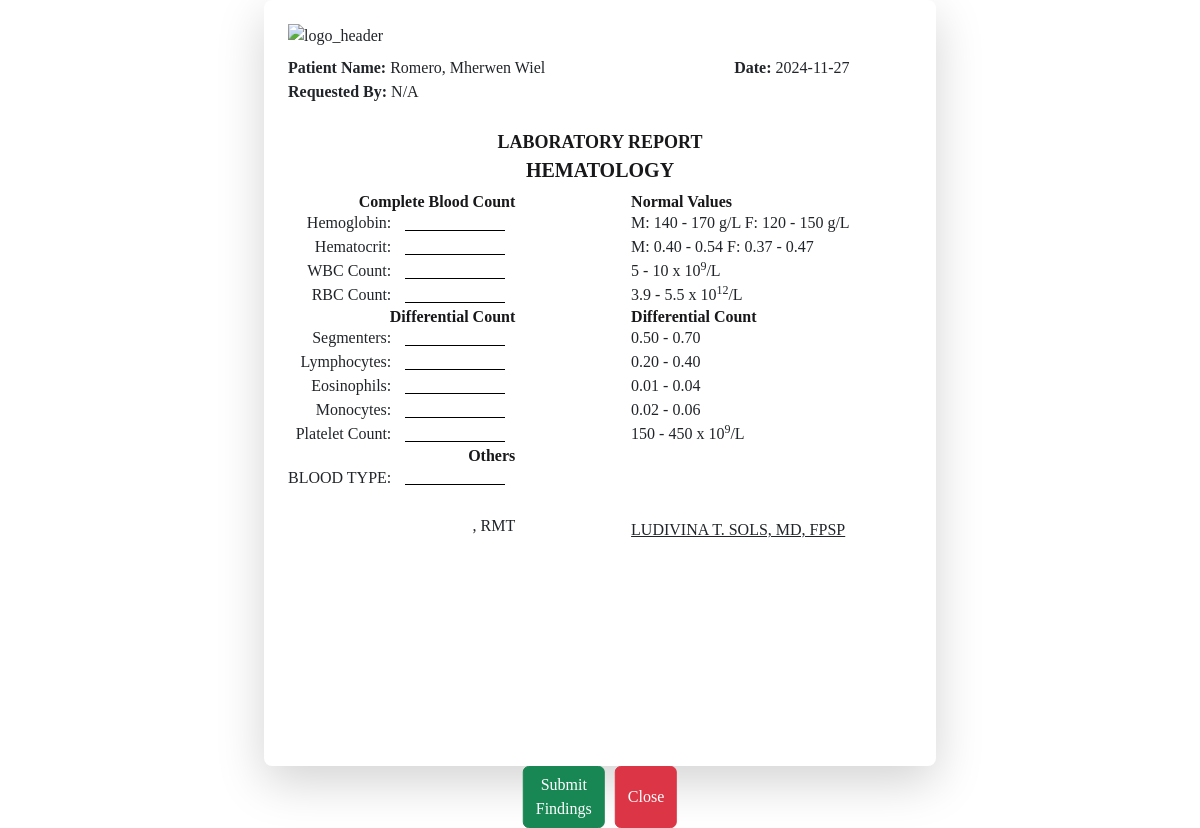
The app's page /doctor/docs/hematology.php?appointmentId=57 (signed in), older data.
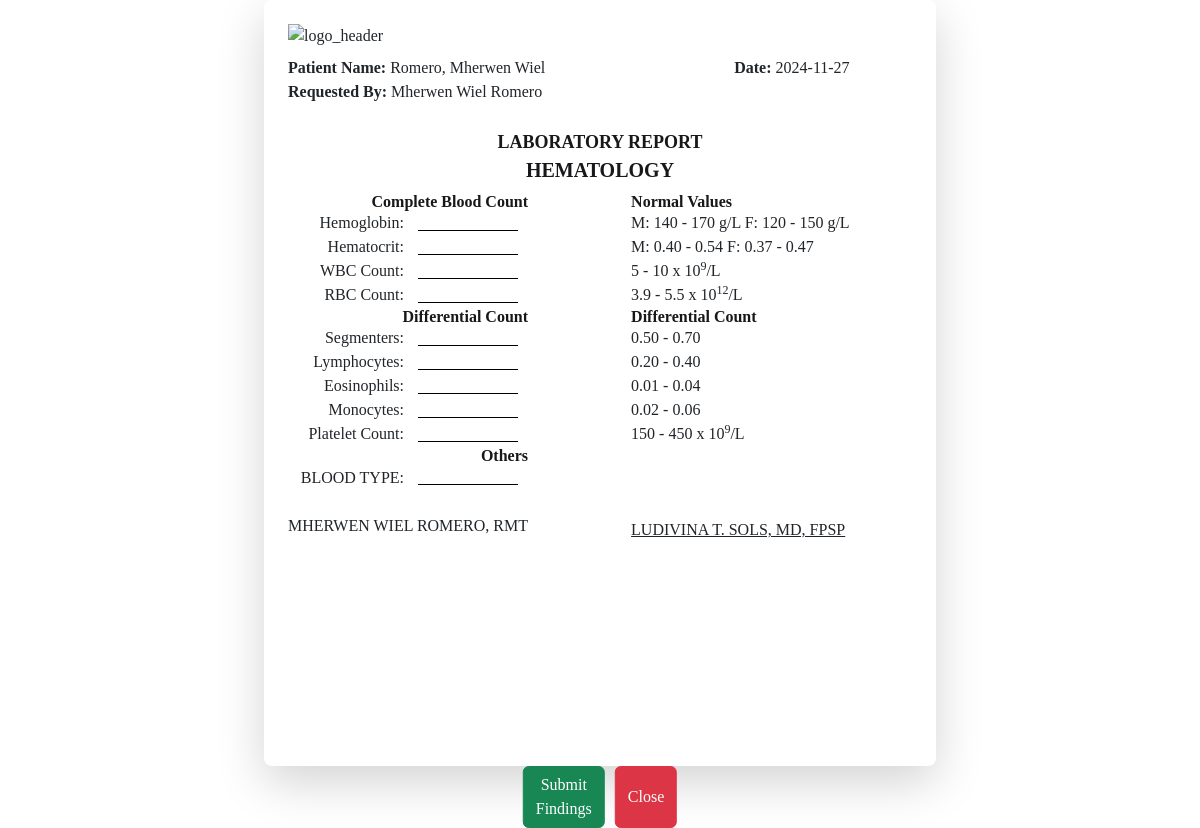
The same page, newer data.
### tables this page shows
CREATE TABLE `doctor` (
  `employee_id` varchar(255) NOT NULL,
  `firstname` varchar(255) NOT NULL,
  `lastname` varchar(255) NOT NULL,
  `username` varchar(255) NOT NULL,
  `email` varchar(255) NOT NULL,
  `password` varchar(255) NOT NULL,
  `profile_img` varchar(255) DEFAULT NULL,
  `department_id` int(11) DEFAULT NULL,
  `date_added` timestamp NOT NULL DEFAULT current_timestamp(),
  `is_archive` tinyint(4) NOT NULL DEFAULT 0,
  PRIMARY KEY (`employee_id`),
  KEY `fk_doctor_department_new` (`department_id`),
  CONSTRAINT `fk_doctor_department_new` FOREIGN KEY (`department_id`) REFERENCES `departments` (`id`) ON DELETE SET NULL
);

### doctor/docs/hematology.php (the view, shortened to what this page needs)
<?php
require_once 'db.php';
$appointment_id = $_GET['appointmentId'] ?? null;
$query = 'SELECT * FROM appointment WHERE id = :id';
$stmt = $pdo->prepare($query);
$stmt->execute(['id' => $appointment_id]);
$appointment = $stmt->fetch();
$query = 'SELECT * FROM patient WHERE id = :id';
$stmt = $pdo->prepare($query);
$stmt->execute(['id' => $appointment['patient_id']]);
$patient = $stmt->fetch();
$query = 'SELECT * FROM doctor WHERE employee_id = :id';
$stmt = $pdo->prepare($query);
$stmt->execute(['id' => $appointment['doctor_id']]);
$doctor = $stmt->fetch();
?>
<!DOCTYPE html>
<html lang="en" id="clearance">
<head>
    <link href="https://cdn.jsdelivr.net/npm/bootstrap@5.3.3/dist/css/bootstrap.min.css" rel="stylesheet">
    <script src="https://cdn.tailwindcss.com?plugins=forms,typography"></script>
</head>
<body>
    <div class="max-w-2xl mx-auto p-6 bg-white rounded-lg shadow-lg dark:bg-zinc-800">
        <div class="flex items-center mb-2">
            <img src="../assets/images/triolab_header.png" alt="logo_header" class="h-100 w-100">
        </div>
        <div class="flex justify-between">
            <div>
                <p><strong>Patient Name:</strong>
                    <?= isset($patient) && $patient ? htmlspecialchars($patient['lastname'] . ', ' . $patient['firstname']) : 'N/A' ?>
                </p>
                <p><strong>Requested By:</strong>
                    <?= isset($doctor) && $doctor ? htmlspecialchars($doctor['firstname'] . ' ' . $doctor['lastname']) : 'N/A' ?>
                </p>
            </div>
            <div style="margin-right: 10%">
                <p><strong>Date:</strong> <?= date('Y-m-d') ?></p>
            </div>
        </div>
        <h5 class="text-lg font-bold text-center mt-4 text-zinc-900 dark:text-zinc-100">LABORATORY REPORT</h5>
        <h2 class="text-xl font-bold text-center text-zinc-900 dark:text-zinc-100">HEMATOLOGY</h2>
        <div class="flex justify-between mt-2" style="margin-bottom:200px;">
            <div style="text-align: right;">
                <h2 class="text-m font-bold text-zinc-900 dark:text-zinc-100">Complete Blood Count</h2>
                <p>Hemoglobin: <input type="text" name="hemoglobin"></p>
                <p>Hematocrit: <input type="text" name="hematocrit"></p>
                <p>WBC Count: <input type="text" name="wbc_count"></p>
                <p>RBC Count: <input type="text" name="rbc_count"></p>
                <h2 class="text-m font-bold text-zinc-900 dark:text-zinc-100">Differential Count</h2>
                <p>Segmenters: <input type="text" name="segmenters"></p>
                <p>Lymphocytes: <input type="text" name="lymphocytes"></p>
                <p>Eosinophils: <input type="text" name="eosinophils"></p>
                <p>Monocytes: <input type="text" name="monocytes"></p>
                <p>Platelet Count: <input type="text" name="platelet_count"></p>
                <h2 class="text-m font-bold text-zinc-900 dark:text-zinc-100">Others</h2>
                <p>BLOOD TYPE: <input type="text" name="blood_type"></p>
                <br>
                <p><?= strtoupper($doctor['firstname']) . ' ' . strtoupper($doctor['lastname']) . ', ' ?> RMT</p>
            </div>
            <div style="margin-right: 10%">
                <h2 class="text-m font-bold text-zinc-900 dark:text-zinc-100">Normal Values</h2>
                <p>M: 140 - 170 g/L F: 120 - 150 g/L</p>
                <p>M: 0.40 - 0.54 F: 0.37 - 0.47 </p>
                <p>5 - 10 x 10<sup>9</sup>/L </p>
                <p>3.9 - 5.5 x 10<sup>12</sup>/L </p>
                <h2 class="text-m font-bold text-zinc-900 dark:text-zinc-100">Differential Count</h2>
                <p>0.50 - 0.70</p>
                <p>0.20 - 0.40</p>
                <p>0.01 - 0.04</p>
                <p>0.02 - 0.06</p>
                <p>150 - 450 x 10<sup>9</sup>/L</p>
                <br>
                <br>
                <br>
                <p><ins>LUDIVINA T. SOLS, MD, FPSP</ins></p>
            </div>
        </div>
    </div>
    <div class="action-buttons noprint">
        <form action="" method="POST" enctype="multipart/form-data">
            <div class="action-buttons noprint">
                <button type="submit" class="btn btn-success" name="submit_findings">Submit Findings</button>
                <button type="button" class="btn btn-danger" onclick="window.history.back()">Close</button>
            </div>
        </form>
    </div>
</body>
</html>

Row changes from the older to the newer data that the page shows:
now on this page (row edited): doctor: firstname+lastname "Mherwen Wiel Romero", firstname "MHERWEN WIEL", lastname "ROMERO"
Text that changed along with them:
text no longer shown: "N/A"
